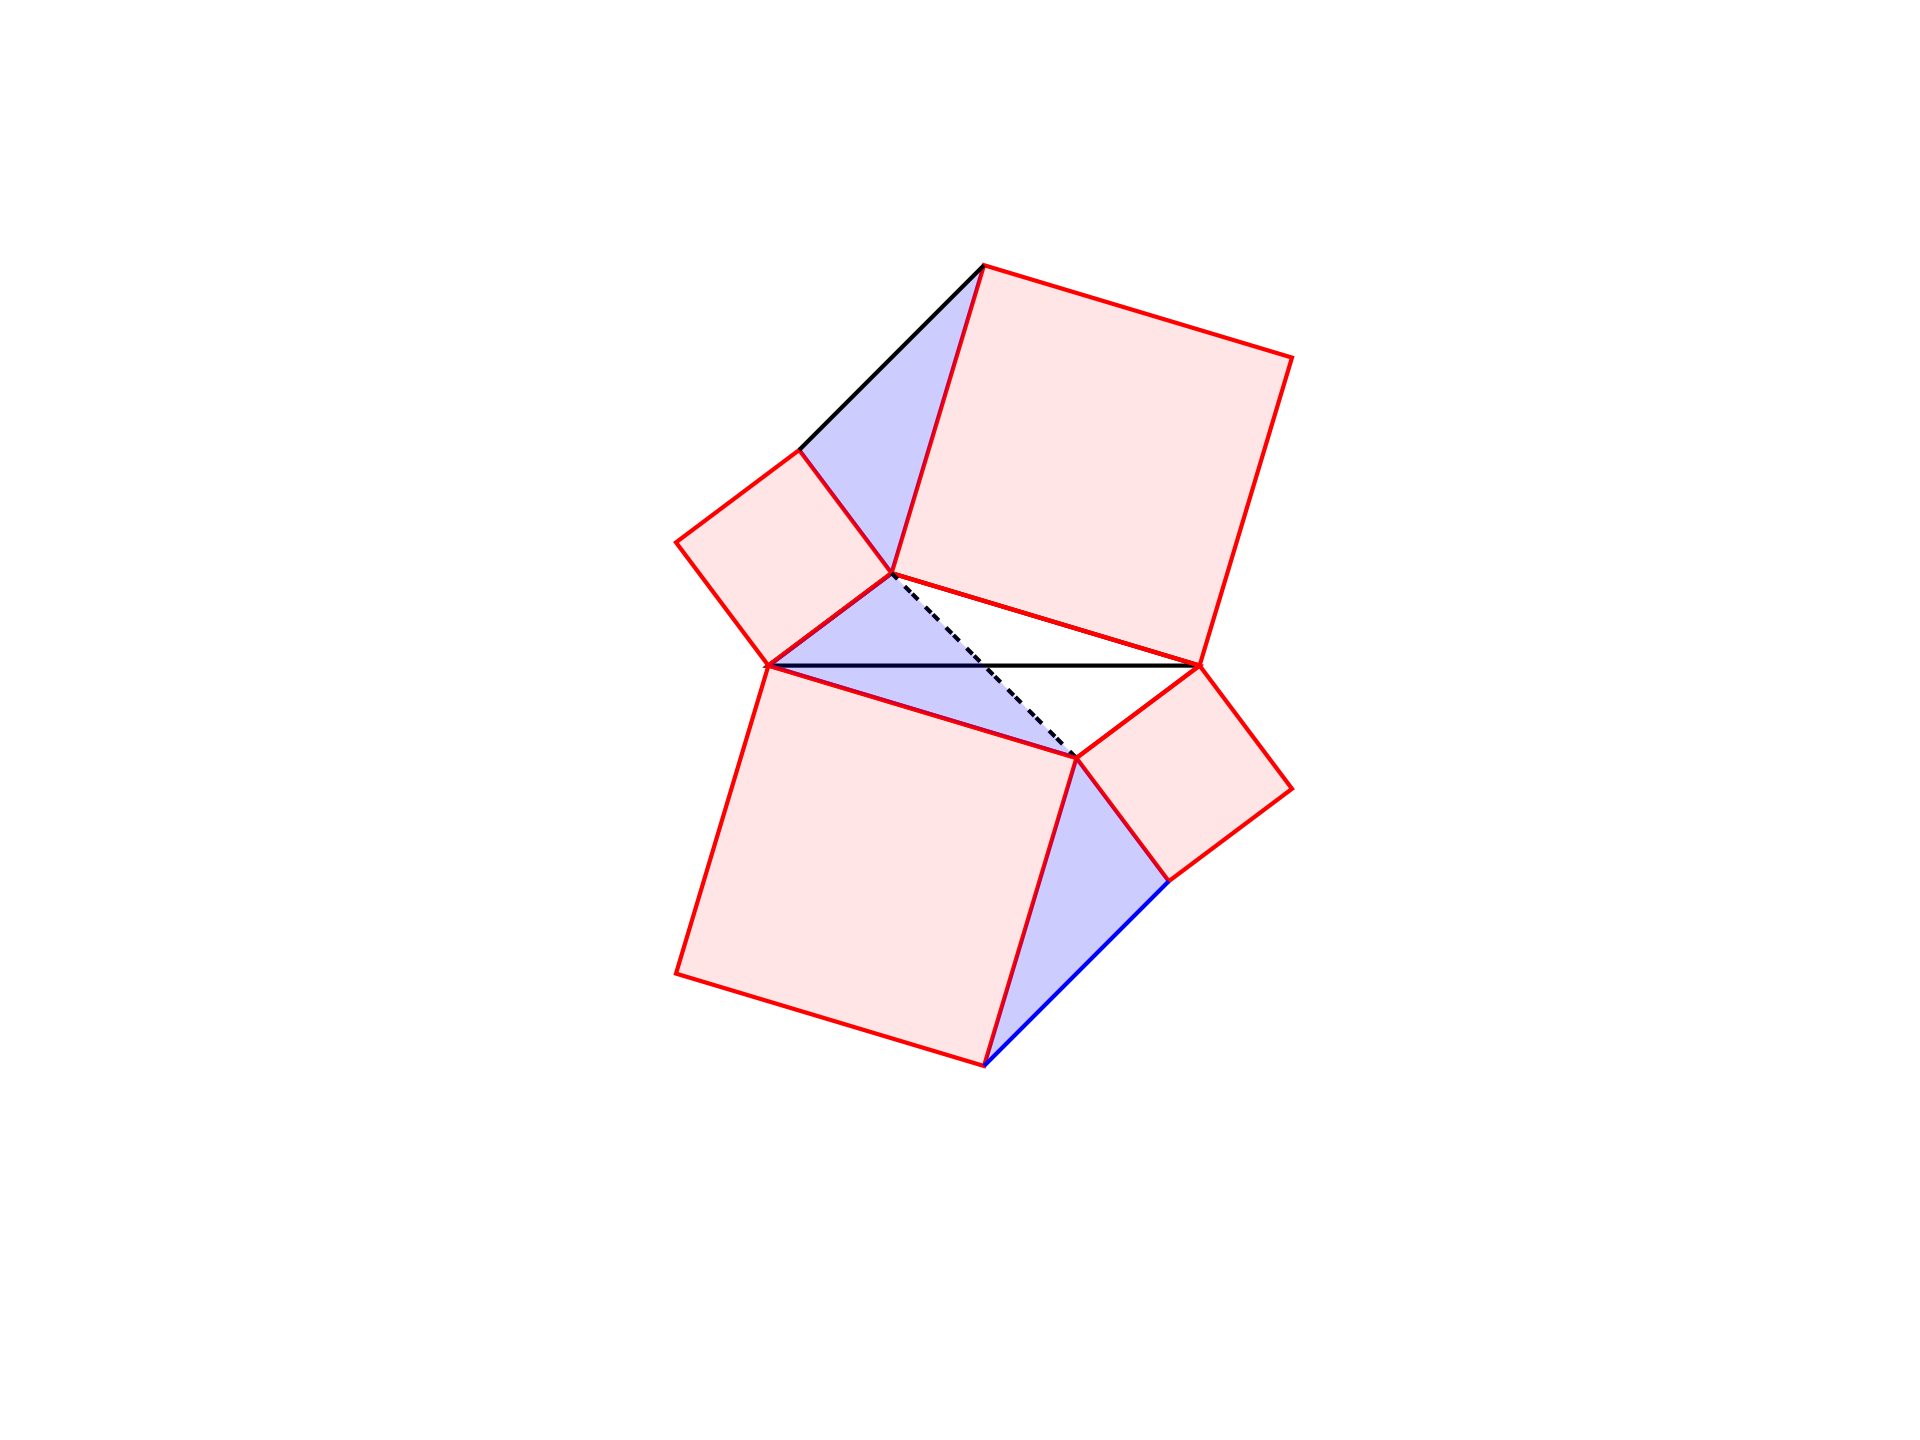

This chart was generated by the following Python code:
import matplotlib.pyplot as plt
import numpy as np
import geometry as geo
import math

fig, ax = geo.init()
ax.set(xlim=(-10,120), ylim=(-50,130))

A = geo.Point(20,50)
B = geo.Point(90,50)
C = geo.Point(40,65)

geo.opg(ax,[A,B,C],ec='k')

_,_,D,E = geo.get_rectangle_for_line(
    [A,C],f=1.0)
geo.opg(ax,[A,C,D,E])
geo.fpg(ax,[A,C,D,E])

_,_,F,G = geo.get_rectangle_for_line(
    [C,B],f=1.0)
geo.opg(ax,[C,B,F,G])
geo.fpg(ax,[C,B,F,G])

geo.fpg(ax,[C,D,G],fc='b',alpha=0.2)
geo.dls(ax,[D,G])

#---------------

def part2():

    H = geo.get_diagonal_for_point_diagonal(
        C,[A,B])
    geo.opg(ax,[A,C,B,H])
    
    geo.dls(ax,[C,H],ec='k',ls=(0,(2,5)))
    
    _,_,I,J = geo.get_rectangle_for_line(
        [H,A],f=1.0)
    geo.opg(ax,[H,A,I,J])
    geo.fpg(ax,[H,A,I,J])
    
    _,_,K,L = geo.get_rectangle_for_line(
        [B,H],f=1.0)
    geo.opg(ax,[B,H,K,L])
    geo.fpg(ax,[B,H,K,L])
    
    geo.dls(ax,[J,K],ec='b')

    geo.fpg(ax,[A,H,C],fc='b',alpha=0.2)
    geo.fpg(ax,[H,J,K],fc='b',alpha=0.2)



part2()

geo.savefig(plt)
